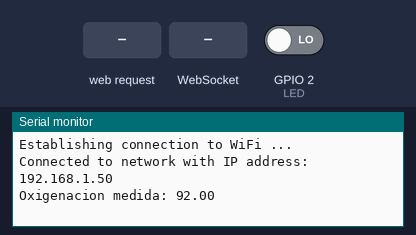
Bench run of a sketch on a simulated ESP32. Shown: the last lines printed to the serial monitor. Inputs (shaded band) come from the test bench; at power-on: GPIO 2 (LED) LOW. WiFi joins after 1.5 s; servers stay silent unless stated; random numbers use the default seed unless the sketch sets one; EEPROM starts erased.

Above: at 2.7 s.
2.8 s: HTTP request GET /personalizar received
At 2.96 s:
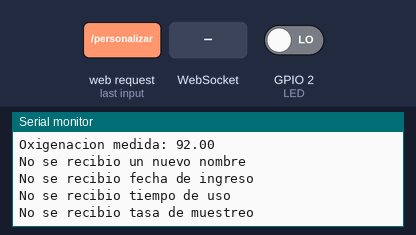
4.3 s: WebSocket text "5" received
At 4.46 s:
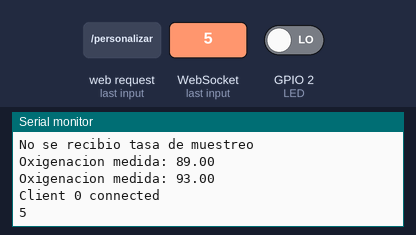
5.8 s: HTTP request GET /personalizar?Nombre=1 received
At 5.96 s:
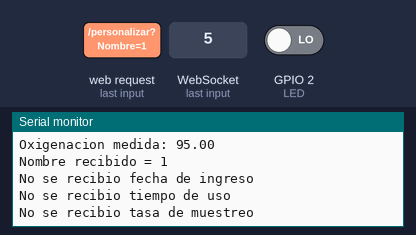
7.3 s: HTTP request GET /personalizar?Ingreso=1 received
At 7.46 s:
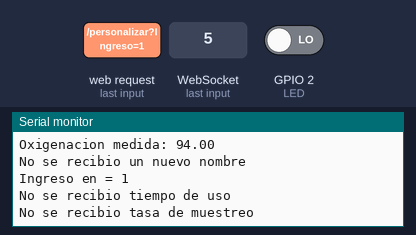
8.8 s: HTTP request GET /personalizar?Tiempo=1 received
At 8.96 s:
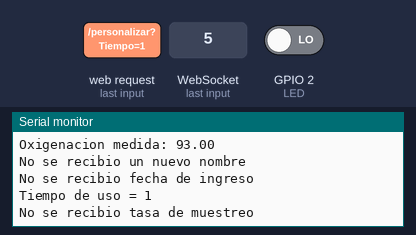
Timing chart, 0 to 11.3 s (numbered marks = the images above; inputs shaded):
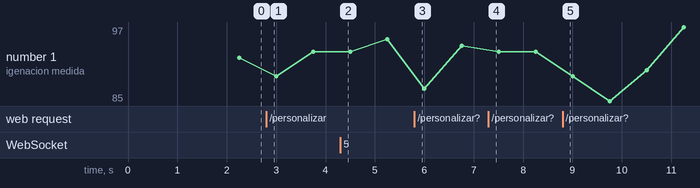

Measured:
- after the input at 2.8 s, the serial monitor: prints a new line at once (image 1)
- after the input at 4.3 s, the serial monitor: prints a new line at once (image 2)
- after the input at 5.8 s, the serial monitor: prints a new line at once (image 3)
- after the input at 7.3 s, the serial monitor: prints a new line at once (image 4)
- after the input at 8.8 s, the serial monitor: prints a new line at once (image 5)

The sketch:

IoMT_ESP_personalizable.ino
```cpp
#if defined(ESP32)
#include <WiFi.h>
#include <WiFiMulti.h>
#include <WebServer.h>
#include <HTTPClient.h>
WiFiMulti WiFiMulti;
WebServer server(80);
WiFiClient wifiClient;
#elif defined(ESP8266)
#include <ESP8266WiFi.h>
#include <ESP8266WiFiMulti.h>
#include <ESP8266WebServer.h>
#include <ESP8266HTTPClient.h>
ESP8266WiFiMulti    WiFiMulti;
ESP8266WebServer server(80);
WiFiClient wifiClient;
#endif

#include <WebSocketsServer.h>
#include <Ticker.h>
WebSocketsServer webSocket = WebSocketsServer(81);
Ticker blinker;

#include "conexiones.h"
#include "respuestasHTML.h"
#define LED 2

// Store data in the EEPROM
#include <Preferences.h>
Preferences preferences;

int interval = 1000;
unsigned long previousMillis = 0;
unsigned long ultimo_post = 0;
unsigned long current_millis = 0;
const uint32_t TiempoEsperaWifi = 5000;
String texto = "temperatura=";
float oxigeno;
float vref = 3.3;
float resolucion = vref/1023;

String nombre = "";
String ingreso = "";
String tiempo = "";

void setup() {
  Serial.begin(115200);
  //  Establecer conexion WiFi
  WiFiMulti.addAP(ssid_1,password_1);
  WiFiMulti.addAP(ssid_2,password_2);
  Serial.println("Establishing connection to WiFi ...");
  while (WiFiMulti.run(TiempoEsperaWifi) != WL_CONNECTED) {
    delay(100);
    Serial.print(".");
  }
  Serial.print("Connected to network with IP address: ");
  Serial.println(WiFi.localIP());

  //  Inicializacion del WebSocket
  webSocket.begin();
  webSocket.onEvent(webSocketEvent);

  //Memory management
  preferences.begin("Configuration", false);

  //  Inicializacion del Servidor
  server.on("/", []() {
    server.send(200, "text/html", index_html);
  });

  server.on("/configuracion", []() {
    String personalizacion_html = "";

    //Get values from memory
    nombre  = preferences.getString("nombre", String(""));
    ingreso = preferences.getString("ingreso", String(""));
    tiempo  = preferences.getString("tiempo", String(""));

    personalizacion_html  = String(personalization_1)+nombre;
    personalizacion_html += String(personalization_2)+ingreso;
    personalizacion_html += String(personalization_3)+tiempo;
    personalizacion_html += String(personalization_4)+interval+String(personalization_5);

    server.send(200, "text/html", personalizacion_html);
  });

  server.on("/personalizar", []() {
    String message = "";
    if (server.arg("Nombre")== ""){
      message += "\nNo se recibio un nuevo nombre";
    }else{
      message += "\nNombre recibido = ";
      nombre   = server.arg("Nombre");
      message += server.arg("Nombre");

      //Store values in non-volatile memory
      preferences.putString("nombre", nombre);
    }

    if (server.arg("Ingreso")== ""){
      message += "\nNo se recibio fecha de ingreso";
    }else{
      message += "\nIngreso en = ";
      ingreso =  server.arg("Ingreso");
      message += server.arg("Ingreso");

      //Store values in non-volatile memory
      preferences.putString("ingreso", ingreso);
    }

    if (server.arg("Tiempo")== ""){
      message += "\nNo se recibio tiempo de uso";
    }else{
      message += "\nTiempo de uso = ";
      tiempo   = server.arg("Tiempo");
      message += server.arg("Tiempo");

      //Store values in non-volatile memory
      preferences.putString("tiempo", tiempo);
    }

    if (server.arg("Tasa")== ""){
      message += "\nNo se recibio tasa de muestreo";
    }else{
      message += "\nTasa de muestreo = ";
      interval = server.arg("Tasa").toInt();
      message += server.arg("Tasa");
    }

    // Serial.print("Nombre en dispositivo: ");
    Serial.println(message);

    server.send(200, "text/plain", message);
  });


  server.begin();

  //  Inicializacion de reloj interno para Fs invariable
  blinker.attach(0.75, leerSensor);
}

void loop() {
  if (WiFi.status() == WL_CONNECTED){
    //  Recepcion de peticiones de dispositivos conectados
    server.handleClient();
    webSocket.loop();

    //  Uso de funcion millis para actualizar valor del WebSocket
    unsigned long now = millis();
    if ((unsigned long)(now - previousMillis) >= interval) {
      String str = String(oxigeno);
      int str_len = str.length() + 1;
      char char_array[str_len];
      str.toCharArray(char_array, str_len);
      webSocket.broadcastTXT(char_array);
      previousMillis = now;
    }

    /*
    //  Envio de datos leidos al servidor (Python) cada 30s
    current_millis = millis();
    if (current_millis - ultimo_post>30000){
      ultimo_post = current_millis;
      leerSensor();
      //  Establecer connecion al URL correcto (actualizar con valor generado por Flask)
      HTTPClient http;
      http.begin(wifiClient,"http://192.168.81.136:8090/temperatura");
      http.addHeader("Content-Type", "application/x-www-form-urlencoded");
      int httpCod = http.POST(texto);
      if(httpCod == 200){
          String respuesta = http.getString();
          Serial.println("El servidor respondió: ");
          Serial.println(respuesta);
      } else {
          Serial.println("El servidor respondió: ");
          Serial.println(httpCod);
      }
      http.end();
    }
    */
  }
}

void leerSensor(){
  //  Lectura de sensor atado a la funcion blinker definida en el setup.
  digitalWrite(LED, !(digitalRead(LED)));
  oxigeno = random(85, 100);
  Serial.print("Oxigenacion medida: ");
  Serial.println(oxigeno);
  //texto = "oxigeno=";
  //texto +=temperatura;  //  Conversion a texto para enviar al servidor (Python)
}
```

conexiones.h
```cpp
const char* ssid_1      = "Montes F_2.4 V2";
const char* password_1  = "5T4RW4R5ab";
const char* ssid_2      = "";
const char* password_2  = "";
```

respuestasHTML.h
```cpp
//  Respuesta HTML almacenada en memoria
//  El contenido puede ser modificado para su pagina de preferencia
char index_html[] PROGMEM = R"=====(
<meta charset="UTF-8">
<html>
<head><title>Ox&iacute;metro IoT</title></head>
<body style='background-color: #EEEEEE;'>
<span style='color: #003366;'>
<h1>Lectura actual de oxígeno (PO2).</h1>
<p>Ultima actual: <span id='rand'>-</span></p>
<p><button type='button' id='BTN_SEND_BACK'>
Send info to ESP32</button>
</p>
<p>
<a href='/configuracion'>
<button type='button'>
Ir a Configuración
</button>
</a>
</p>
</span></body>
<script>
var Socket;
document.getElementById('BTN_SEND_BACK').addEventListener('click', button_send_back);
function init() {
  Socket = new WebSocket('ws://' + window.location.hostname + ':81/');
  Socket.onmessage = function(event) { processCommand(event); }; }
function button_send_back() { Socket.send('Sending back some random stuff'); }
function processCommand(event) {
  document.getElementById('rand').innerHTML = event.data;
  //console.log(event.data);
  }
window.onload = function(event) { init(); }
</script></html>
)=====";

const char personalization_html[5000] PROGMEM={};

const char personalization_1[] PROGMEM = R"=====(
<html>
    <head>
        <title>Configuracion</title>
        <link href="https://cdn.jsdelivr.net/npm/bootstrap@5.3.0-alpha3/dist/css/bootstrap.min.css" rel="stylesheet" integrity="sha384-KK94CHFLLe+nY2dmCWGMq91rCGa5gtU4mk92HdvYe+M/SXH301p5ILy+dN9+nJOZ" crossorigin="anonymous">
    </head>

    <body style='background-color: #EEEEEE;'>
        <span style='color: #003366;'>
            <h1>Configuracion del dispositivo.</h1>
        </span>

        <div style="width: 500px;">
            <table class="table">
                <tr>
                    <th>Paciente ID</th>
                    <th>Registro</th>
                    <th>Tiempo</th>
                    <th>Refresh rate</th>
                </tr>
                <tr>
                    <td>
)=====";

const char personalization_2[] PROGMEM = R"=====(
</td>
                <td>
)=====";

const char personalization_3[] PROGMEM = R"=====(
</td>
                <td>
)=====";

const char personalization_4[] PROGMEM = R"=====(
</td>
                <td>
)=====";

const char personalization_5[] PROGMEM = R"=====(
                ms</td>
                </tr>

            </table>
        </div>


    </body>
    <script src="https://cdn.jsdelivr.net/npm/bootstrap@5.3.0-alpha3/dist/js/bootstrap.bundle.min.js" integrity="sha384-ENjdO4Dr2bkBIFxQpeoTz1HIcje39Wm4jDKdf19U8gI4ddQ3GYNS7NTKfAdVQSZe" crossorigin="anonymous"></script>
</html>
)=====";

void webSocketEvent(byte num, WStype_t type, uint8_t * payload, size_t length) {
  //  Funcion minima para manejar conexion bidireccional del WebSocket
  switch (type) {
    case WStype_DISCONNECTED:
      Serial.println("Client " + String(num) + " disconnected");
      break;
    case WStype_CONNECTED:
      Serial.println("Client " + String(num) + " connected");
      break;
    case WStype_TEXT:
      for (int i=0; i<length; i++) {
        Serial.print((char)payload[i]);
      }
      Serial.println("");
      break;
  }
}
```
